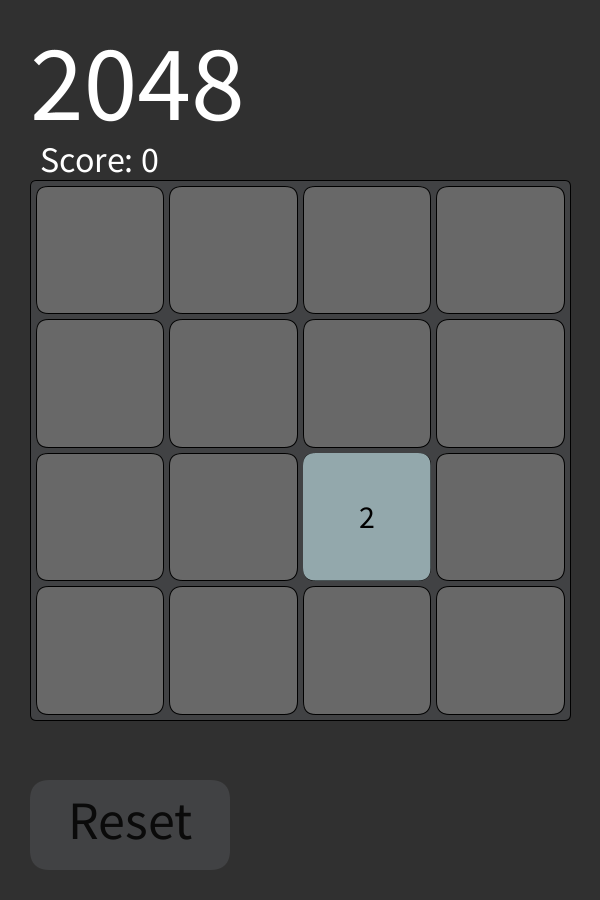
Frame 1 (no input)
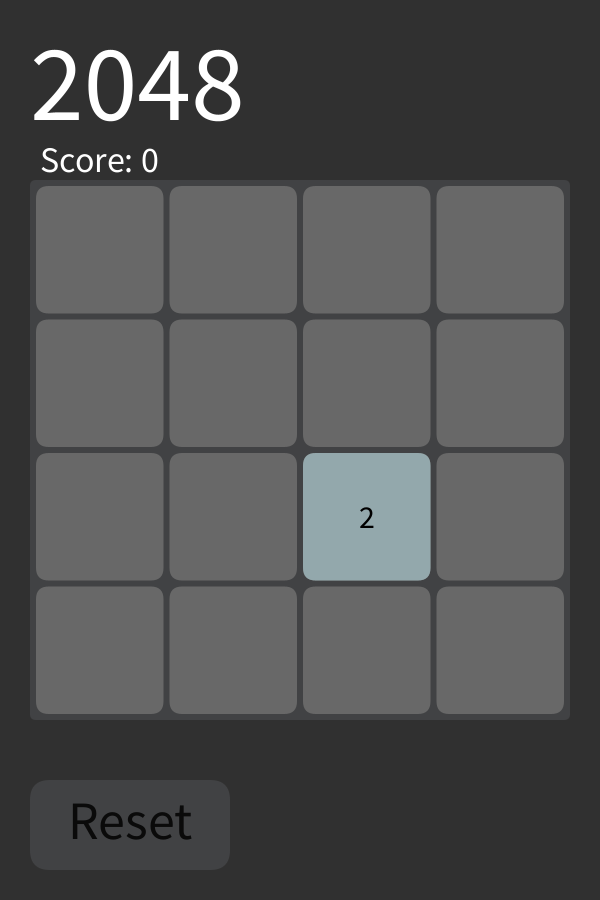
Frame 60 (the mouse pressed at the canvas centre just before this capture)
Frame 120 (the mouse held since frame 60 and released just before this capture): identical to frame 60, image omitted

The Processing sketch that drew these frames (run headless with seeded random() and noise(); from frame 60 on, the mouse is pressed at the canvas centre):

// Processing sketch: s_2048_UI
// ── s_2048_UI.pde

import java.util.ArrayList;

int gridSize = 4;
Game g;
GUI gui;
float lastMY = 0;
float lastMX = 0;
ArrayList<Integer> colors;
PVector offset;



void setup()
{
  size(600,900);
  orientation(PORTRAIT);
  frameRate(60);
  
  
  colors = new ArrayList<Integer>();
  colors.add(#414244); //Background Initial
  colors.add(#93A8AC); //Value 2  
  colors.add(#33658A); //Vlaue 4
  colors.add(#314B59); //Vlaue 8 315659
  colors.add(#011638); //Vlaue 16
  colors.add(#446D4F); //Vlaue 32
  colors.add(#003108); //Vlaue 64
  colors.add(#03600F); //Vlaue 128
  colors.add(#21073C); //Vlaue 256
  colors.add(#7353BA); //Vlaue 512
  colors.add(#408C8A); //Vlaue 1024
  colors.add(#A33B20); //Vlaue 2048
  colors.add(#5A352A); //Vlaue 4096
  colors.add(#0FDB6C); //Vlaue 8192
  colors.add(#0F9CDB); //Vlaue 16384
  colors.add(#0F33DB); //Vlaue 32768
  colors.add(#B200FA); //Vlaue 65536
  colors.add(#686868); //TilesBackground index 17
  
  gui = new GUI(colors);
  

  
}



void draw()
{
  background(#303030);
  
  gui.show();
  
}


void mousePressed()
{
  lastMY = mouseY;
  lastMX = mouseX;
  
  if(gui.checkBoundaries(mouseX,mouseY) == "Reset")
   {
     println("Button pressed");
     g = new Game(offset, colors);
   }
    
}

void mouseReleased()
{
  if(g.allArrived())
    {
      g.couldM = false;
      lastMY -= mouseY;
      lastMX -= mouseX;
      if(abs(lastMY) > 10 || abs(lastMX) > 10)
      {
        if(abs(lastMY) > abs(lastMX))
        {
           //Movimiento vertical 
           if(lastMY > 0)
           {
             println("UP");
             g.move(new PVector(0,-1));
           }
           else
           {
             println("DOWN");
             g.move(new PVector(0,1));
           }
        }
        else
        {
            //Movimiento horizontal
            if(lastMX > 0)
           {
             println("LEFT");
             g.move(new PVector(-1,0));
           }
           else
           {
             println("RIGHT");
             g.move(new PVector(1,0));
           }
            
        }
      }
    }
  
}



void keyPressed()
{
  if(g.allArrived())
  {
    g.couldM = false;
    if(keyCode == UP)
    {
      println("UP");
     g.move(new PVector(0,-1));
     println("UP");
    }
    else if(keyCode == DOWN)
    {
     g.move(new PVector(0,1));
     println("DOWN");
    }
    else if(keyCode == RIGHT)
    {
     g.move(new PVector(1,0));
     println("RIGHT");
    }
    else if(keyCode == LEFT)
    {
     g.move(new PVector(-1,0));
     println("LEFT");
    }
  }
}

// ── Button.pde
class Button{
  
  PVector pos;
  PVector tam;
  int col;
  private String action;
  Button(int x, int y, int w, int h, int col, String action)
  {
    pos = new PVector(x,y);
    tam = new PVector(w,h);
    this.col = col;
    this.action = action;
  }
  
  void show()
  {
    fill(color(col));
    rect(pos.x,pos.y,tam.x,tam.y, tam.x/10);
    fill(10);
    textAlign(CENTER,CENTER);
    textSize(this.tam.y*3/5);
    text(this.action,this.pos.x + this.tam.x/2, this.pos.y + this.tam.y/2 - 5);
  }
  
  String getAction()
  {
    return this.action;
  }



}

// ── GUI.pde
class GUI{
  
  ArrayList<Button> btns;
  ArrayList<Integer> colors;

  Button btnReset;
  
  GUI(ArrayList<Integer> colors)
  {
    this.colors = colors;
    btns = new ArrayList<Button>();
    
    offset = new PVector(30,height*20/100);
    
    g = new Game(offset, colors);
    
    btnReset = new Button(30,int(height-(height-width-offset.y)), width/3, height/10, colors.get(0), "Reset");
    btns.add(btnReset);
 }
  
 void show()
 {
   g.show();
   btnReset.show();
 }
  
 void update()
 {
   
 }
 
 
 String checkBoundaries(int x, int y)
 {
   for(Button btn: btns)
   {
     
     if((x > btn.pos.x && x < btn.pos.x + btn.tam.x)&& (y > btn.pos.y && y < btn.pos.y + btn.tam.y))
     {
       return btn.getAction();
     }
   }
   
   return "NONE";
   
 }
  
}

// ── Game.pde
class Game{

  ArrayList<Tile> tiles = new ArrayList<Tile>();
  ArrayList<Tile> toRemove = new ArrayList<Tile>();
  
  boolean[][] grid = new boolean[gridSize][gridSize];
  Tile[][] tilesGrid = new Tile[gridSize][gridSize];
  Tile[][] newTilesGrid = new Tile[gridSize][gridSize];
  
  PVector vel = new PVector(0.5,0.5);
  PVector lastDir;
 
  boolean moving;
  boolean couldM;
  
  PVector gameOffset;
  
  int score;
  int s = #5C8E76;
  ArrayList<Integer> colors;
  
  float spacing = width/100;
  float tileSize;
 
  Game(PVector gameOffset, ArrayList<Integer> colors)
  {
    this.colors = colors;
    this.gameOffset = gameOffset;
    tileSize = (width-gameOffset.x*2-(spacing*(gridSize+1)))/gridSize;
    score = 0;
    for(int y = 0; y < gridSize; y++)
    {
      for(int x = 0; x <gridSize; x++)
      {
        grid[x][y] = true;

      }
    }
    //newTile();
    newTile();
    
    moving = false;
    couldM = false;
  }
  
  void show()
  {
    
    fill(color(colors.get(0)));
    rect(gameOffset.x,gameOffset.y, width- offset.x*2,width-offset.x*2,width/100);
    
    for(int i = 0; i < gridSize; i++)
    {
      for(int j = 0; j < gridSize; j++)
      {
        fill(color(colors.get(17)));
        rect(spacing + j*spacing + j*tileSize + gameOffset.x, spacing + i*spacing + i*tileSize + gameOffset.y, tileSize, tileSize, tileSize/10 ); 
      }
    }
    
    if(!moving)
    {
     for(Tile t: tiles)
     {
       t.show();
     }
    
    }
    else if(moving)
    {
      for(Tile t: tiles)
      {
        if(t.destination.x != t.position.x || t.destination.y != t.position.y)
        {
          t.position.x += (vel.x * lastDir.x);
          t.position.y += (vel.y * lastDir.y);
        }
        t.show();
      }
      
      if(allArrived())
      {
       moving = false;
       for(Tile t: toRemove)
       {
         if(t != null)
         score += pow(2,t.merges+1);
         tiles.remove(t);
       }
       toRemove.clear();

       if(couldM)
       newTile();
      }
    }
    fill(255);
    textAlign(CENTER,CENTER);
    textSize(gameOffset.y*3/5);
    //println(size);
    textAlign(LEFT,BOTTOM);
    text("2048", gameOffset.x, gameOffset.y- gameOffset.y*1/5);
    
    textAlign(LEFT, BOTTOM);
    textSize(gameOffset.y*1/5);
    text("Score: "+ score, 10+ gameOffset.x, gameOffset.y);
  }//CLOSE SHOW

  void newTile()
  {
      int x = (int)Math.floor(Math.random()*(gridSize-0.1));
      int y = (int)Math.floor(Math.random()*(gridSize-0.1));
     while(!grid[x][y])
     {

      x = (int)Math.floor(Math.random()*(gridSize-0.1));
      y = (int)Math.floor(Math.random()*(gridSize-0.1));
     }

     PVector vect = new PVector(x,y);
     Tile newTile = new Tile((int)vect.x,(int)vect.y, gameOffset, colors, spacing, tileSize);
     tiles.add(newTile);
     tilesGrid[(int)vect.x][(int)vect.y] = newTile;
     grid[(int)vect.x][(int)vect.y] = false;
  }
  
  
     
  void move(PVector dir)
  {
    lastDir = dir;
    ArrayList<Tile> t = new ArrayList<Tile>();
    
    //-------Se organizan dependiendo de la direccion en la que se van a mover
    if(dir.x == 0 && dir.y == 1) //DOWN
    {
      for(int y = gridSize-1; y >= 0; y--)
      {
        for( int x = 0; x < gridSize; x++)
        {
          if(tilesGrid[x][y] != null)
          {
            t.add(tilesGrid[x][y]);
            println(tilesGrid[x][y].position, x, y);
          }
        }
      }
    }
    else if(dir.x == 0 && dir.y == -1) //UP
    {
     for(int y = 0; y < gridSize; y++)
      {
        for( int x = 0; x < gridSize; x++)
        {
          if(tilesGrid[x][y] != null)
          {
            t.add(tilesGrid[x][y]);
          }
        }
      } 
    }
    else if(dir.x == 1 && dir.y == 0) //RIGHT
    {
      for(int x =gridSize-1; x >= 0; x--)
      {
        for( int y = 0; y < gridSize; y++)
        {
          if(tilesGrid[x][y] != null)
          {
            t.add(tilesGrid[x][y]);
          }
        }
      }
    }
    else if(dir.x == -1 && dir.y == 0) //LEFT
    {
      for(int x = 0; x < gridSize; x++)
      {
        for( int y = 0; y < gridSize; y++)
        {
          if(tilesGrid[x][y] != null)
          {
            t.add(tilesGrid[x][y]);
          }
        }
      }
    }
    //-------Ya estan organizadas en Array t para la direccion de movimiento
    
    for(Tile ti: t)
    {
      PVector newPos = calcPos(ti, dir);
      newTilesGrid[(int)newPos.x][(int)newPos.y] = ti;
    }
    moving = true;
  } //CLOSE MOVE
  
  PVector calcPos(Tile t, PVector dir)
  {
    PVector newPos = new PVector(t.position.x,t.position.y);
    boolean space = true;
    if(dir.x != 0  || dir.y != 0) //X AXIS
    {
      while(space && newPos.x + dir.x >= 0 && newPos.x + dir.x <= gridSize-1 && newPos.y + dir.y >= 0 && newPos.y + dir.y <= gridSize-1)
      {
        
        //Se valida si hay espacio un cuadro hacia donde se mueve
        boolean hayS = grid[(int)(newPos.x+dir.x)][(int)(newPos.y + dir.y)];
        
       if(tilesGrid[(int)(newPos.x+dir.x)][(int)(newPos.y + dir.y)] != null)
       {
         if(tilesGrid[(int)(newPos.x+dir.x)][(int)(newPos.y + dir.y)].value == t.value 
             && !tilesGrid[(int)(newPos.x+dir.x)][(int)(newPos.y + dir.y)].willMerge)
         {

           t.willMerge = true;
           hayS = true;
         }
       }
        
        if(hayS)
        {
         grid[(int)(newPos.x)][(int)newPos.y] = true;
         tilesGrid[(int)(newPos.x)][(int)newPos.y] = null;
         newPos.add(dir);
         grid[(int)newPos.x][(int)newPos.y] = false;
         toRemove.add(tilesGrid[(int)(newPos.x)][(int)newPos.y]);
         tilesGrid[(int)(newPos.x)][(int)newPos.y] = t;
         couldM = true;
        }
        else
        {
          space = false; 
        }
      }
    }
     t.destination.x = newPos.x;
     t.destination.y = newPos.y;
    return newPos;
  } //CLOSE CALCPOS
  
  boolean allArrived()
  {
   for(Tile t: tiles)
   {
     
     if(t.destination.x == t.position.x && t.destination.y == t.position.y)
     {
       if(t.willMerge)
         {
            t.willMerge = false;
            t.merges++;
            t.update();
         }
     }
    if(t.destination.x != t.position.x || t.destination.y != t.position.y)
    {
      return false;
    }
   }
    return true;
  }
  
}//CLOSE CLASS

// ── Tile.pde
class Tile{
  int value;
  PVector position;
  PVector destination; 
  PVector pixelPos;//Top Left
  PVector offset;
  float size;
  float spacing = width/100;
  
  boolean willMerge;
  int merges;
  
  color tileColor;
  color textColor;
  
  ArrayList<Integer> colors;
  
  Tile(int x, int y, PVector offset, ArrayList<Integer> colors, float spacing, float size)
  {
    this.spacing = spacing;
    this.colors = colors;
    if(random(1) < 0.1){
      merges = 2;
    } else {
     merges = 1; 
    }
    this.offset = offset;
    this.size = size;
    position = new PVector(x,y);
    destination = new PVector (position.x, position.y);
    pixelPos = new PVector(spacing + position.x*spacing + position.x*size + offset.x, spacing + position.y*spacing + position.y*size + offset.y);
    println(pixelPos);
    willMerge = false;
    update();
  }
  
  
  void update()
  {
    value = (int)pow(2,merges);
    tileColor = color(colors.get(merges));
   if(value == 2)
   {
     textColor = color(0);
   }
   else if(value == 4)
   {
     textColor = color(0);
   }
   else if(value == 8)
   {
     textColor = color(255);
   }
   else if(value == 16)
   {
     textColor = color(255);
   }
   else if(value == 32)
   {
     textColor = color(255);
   }
   else if(value == 64)
   {
     textColor = color(255);
   }
   else if(value == 128)
   {
     textColor = color(255);
   }
   else if(value == 256)
   {
     textColor = color(255);
   }
   else if(value == 512)
   {
     textColor = color(255);
   }
   else if(value == 1024)
   {
     textColor = color(255);
   }
   else if(value == 2048)
   {
     textColor = color(255);
   }
   else if(value == 4096)
   {
     textColor = color(255);
   }
   else if(value == 8192)
   {
     textColor = color(255);
   }
   else if(value == 16384)
   {
     textColor = color(255);
   }
   else if(value == 32768)
   {
     textColor = color(255);
   }
   else if(value == 65536)
   {
     textColor = color(255);
   }
   else
   {
    textColor = color(255);
    tileColor = color(0);
   }
   
    
  }
  
  
  
  void show(){
    pixelPos = new PVector(spacing + position.x*spacing + position.x*size + offset.x, spacing + position.y*spacing + position.y*size + offset.y);
    fill(tileColor);
    noStroke();
    rect(pixelPos.x,pixelPos.y,size,size, size/10);
    fill(textColor);
    textAlign(CENTER,CENTER);
    textSize(size/4);
    //println(size);
    text(value, pixelPos.x + size/2, pixelPos.y + size/2);
  }
}
